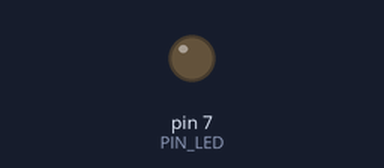
The sketch below on a simulated Arduino Uno, built with avr-gcc and run on an emulated ATmega328P. Parts: output pins drawn as LEDs (lit = HIGH).

Above: at 0.1 s.
At 2.1 s:
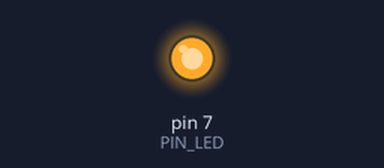
Timing chart, 0 to 3.6 s (numbered marks = the images above):
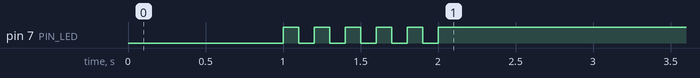

The sketch:

05_practice_2.ino
```cpp
#define PIN_LED 7

void setup() {
  pinMode(PIN_LED, OUTPUT);
  digitalWrite(PIN_LED, 0); // update LED status.
  delay(1000);
  digitalWrite(PIN_LED, 1); // update LED status.
  delay(100);
  digitalWrite(PIN_LED, 0); // update LED status.
  delay(100);
  digitalWrite(PIN_LED, 1); // update LED status.
  delay(100);
  digitalWrite(PIN_LED, 0); // update LED status.
  delay(100);
  digitalWrite(PIN_LED, 1); // update LED status.
  delay(100);
  digitalWrite(PIN_LED, 0); // update LED status.
  delay(100);
  digitalWrite(PIN_LED, 1); // update LED status.
  delay(100);
  digitalWrite(PIN_LED, 0); // update LED status.
  delay(100);
  digitalWrite(PIN_LED, 1); // update LED status.
  delay(100);
  digitalWrite(PIN_LED, 0); // update LED status.
  delay(100);
  digitalWrite(PIN_LED, 1); // update LED status.
  delay(100);
}

void loop() {
}
```
